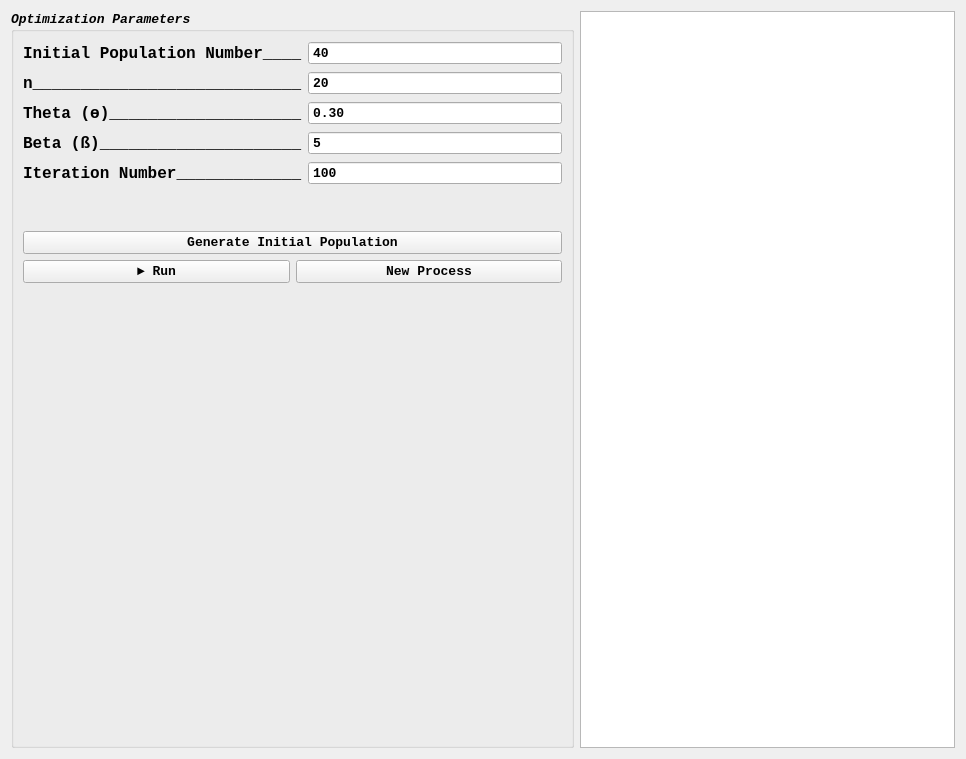
<?xml version="1.0" encoding="UTF-8"?>
<ui version="4.0">
 <class>Form</class>
 <widget class="QWidget" name="Form">
  <property name="geometry">
   <rect>
    <x>0</x>
    <y>0</y>
    <width>966</width>
    <height>759</height>
   </rect>
  </property>
  <property name="sizePolicy">
   <sizepolicy hsizetype="Fixed" vsizetype="Fixed">
    <horstretch>0</horstretch>
    <verstretch>0</verstretch>
   </sizepolicy>
  </property>
  <property name="minimumSize">
   <size>
    <width>965</width>
    <height>0</height>
   </size>
  </property>
  <property name="maximumSize">
   <size>
    <width>966</width>
    <height>16777215</height>
   </size>
  </property>
  <property name="windowTitle">
   <string>Form</string>
  </property>
  <layout class="QHBoxLayout" name="horizontalLayout_7">
   <item>
    <widget class="QGroupBox" name="groupBox">
     <property name="font">
      <font>
       <family>Consolas</family>
       <pointsize>10</pointsize>
       <weight>75</weight>
       <italic>true</italic>
       <bold>true</bold>
      </font>
     </property>
     <property name="title">
      <string>Optimization Parameters</string>
     </property>
     <layout class="QGridLayout" name="gridLayout">
      <item row="9" column="0">
       <widget class="PlotWidget" name="graphWidget" native="true">
        <property name="sizePolicy">
         <sizepolicy hsizetype="Preferred" vsizetype="Fixed">
          <horstretch>0</horstretch>
          <verstretch>0</verstretch>
         </sizepolicy>
        </property>
        <property name="minimumSize">
         <size>
          <width>0</width>
          <height>400</height>
         </size>
        </property>
        <property name="acceptDrops">
         <bool>false</bool>
        </property>
       </widget>
      </item>
      <item row="0" column="0">
       <layout class="QHBoxLayout" name="horizontalLayout">
        <item>
         <widget class="QLabel" name="label">
          <property name="font">
           <font>
            <family>Consolas</family>
            <pointsize>12</pointsize>
            <weight>75</weight>
            <italic>false</italic>
            <bold>true</bold>
           </font>
          </property>
          <property name="text">
           <string>Initial Population Number____</string>
          </property>
         </widget>
        </item>
        <item>
         <widget class="QSpinBox" name="initialPopulationNumber">
          <property name="minimumSize">
           <size>
            <width>150</width>
            <height>0</height>
           </size>
          </property>
          <property name="font">
           <font>
            <italic>false</italic>
           </font>
          </property>
          <property name="buttonSymbols">
           <enum>QAbstractSpinBox::NoButtons</enum>
          </property>
          <property name="value">
           <number>40</number>
          </property>
         </widget>
        </item>
       </layout>
      </item>
      <item row="2" column="0">
       <layout class="QHBoxLayout" name="horizontalLayout_3">
        <item>
         <widget class="QLabel" name="label_3">
          <property name="font">
           <font>
            <family>Consolas</family>
            <pointsize>12</pointsize>
            <weight>75</weight>
            <italic>false</italic>
            <bold>true</bold>
           </font>
          </property>
          <property name="text">
           <string>Theta (ɵ)____________________</string>
          </property>
         </widget>
        </item>
        <item>
         <widget class="QDoubleSpinBox" name="theta">
          <property name="minimumSize">
           <size>
            <width>150</width>
            <height>0</height>
           </size>
          </property>
          <property name="font">
           <font>
            <italic>false</italic>
           </font>
          </property>
          <property name="buttonSymbols">
           <enum>QAbstractSpinBox::NoButtons</enum>
          </property>
          <property name="decimals">
           <number>2</number>
          </property>
          <property name="maximum">
           <double>1.000000000000000</double>
          </property>
          <property name="singleStep">
           <double>0.100000000000000</double>
          </property>
          <property name="value">
           <double>0.300000000000000</double>
          </property>
         </widget>
        </item>
       </layout>
      </item>
      <item row="3" column="0">
       <layout class="QHBoxLayout" name="horizontalLayout_4">
        <item>
         <widget class="QLabel" name="label_4">
          <property name="font">
           <font>
            <family>Consolas</family>
            <pointsize>12</pointsize>
            <weight>75</weight>
            <italic>false</italic>
            <bold>true</bold>
           </font>
          </property>
          <property name="text">
           <string>Beta (ß)_____________________</string>
          </property>
         </widget>
        </item>
        <item>
         <widget class="QSpinBox" name="beta">
          <property name="minimumSize">
           <size>
            <width>150</width>
            <height>0</height>
           </size>
          </property>
          <property name="font">
           <font>
            <italic>false</italic>
           </font>
          </property>
          <property name="buttonSymbols">
           <enum>QAbstractSpinBox::NoButtons</enum>
          </property>
          <property name="value">
           <number>5</number>
          </property>
         </widget>
        </item>
       </layout>
      </item>
      <item row="5" column="0">
       <spacer name="verticalSpacer">
        <property name="orientation">
         <enum>Qt::Vertical</enum>
        </property>
        <property name="sizeType">
         <enum>QSizePolicy::Maximum</enum>
        </property>
        <property name="sizeHint" stdset="0">
         <size>
          <width>20</width>
          <height>40</height>
         </size>
        </property>
       </spacer>
      </item>
      <item row="7" column="0">
       <layout class="QVBoxLayout" name="verticalLayout">
        <item>
         <widget class="QPushButton" name="generateInitialPopulationButton">
          <property name="font">
           <font>
            <family>Consolas</family>
            <pointsize>10</pointsize>
            <weight>75</weight>
            <italic>false</italic>
            <bold>true</bold>
           </font>
          </property>
          <property name="text">
           <string>Generate Initial Population</string>
          </property>
         </widget>
        </item>
        <item>
         <layout class="QHBoxLayout" name="horizontalLayout_6">
          <item>
           <widget class="QPushButton" name="runButton">
            <property name="font">
             <font>
              <family>Consolas</family>
              <pointsize>10</pointsize>
              <weight>75</weight>
              <italic>false</italic>
              <bold>true</bold>
             </font>
            </property>
            <property name="text">
             <string>► Run</string>
            </property>
           </widget>
          </item>
          <item>
           <widget class="QPushButton" name="newProcessButton">
            <property name="font">
             <font>
              <family>Consolas</family>
              <pointsize>10</pointsize>
              <weight>75</weight>
              <italic>false</italic>
              <bold>true</bold>
             </font>
            </property>
            <property name="text">
             <string>New Process</string>
            </property>
           </widget>
          </item>
         </layout>
        </item>
       </layout>
      </item>
      <item row="1" column="0">
       <layout class="QHBoxLayout" name="horizontalLayout_2">
        <item>
         <widget class="QLabel" name="label_2">
          <property name="font">
           <font>
            <family>Consolas</family>
            <pointsize>12</pointsize>
            <weight>75</weight>
            <italic>false</italic>
            <bold>true</bold>
           </font>
          </property>
          <property name="text">
           <string>n____________________________</string>
          </property>
         </widget>
        </item>
        <item>
         <widget class="QSpinBox" name="n">
          <property name="minimumSize">
           <size>
            <width>150</width>
            <height>0</height>
           </size>
          </property>
          <property name="font">
           <font>
            <italic>false</italic>
           </font>
          </property>
          <property name="buttonSymbols">
           <enum>QAbstractSpinBox::NoButtons</enum>
          </property>
          <property name="value">
           <number>20</number>
          </property>
         </widget>
        </item>
       </layout>
      </item>
      <item row="4" column="0">
       <layout class="QHBoxLayout" name="horizontalLayout_5">
        <item>
         <widget class="QLabel" name="label_5">
          <property name="font">
           <font>
            <family>Consolas</family>
            <pointsize>12</pointsize>
            <weight>75</weight>
            <italic>false</italic>
            <bold>true</bold>
           </font>
          </property>
          <property name="text">
           <string>Iteration Number_____________</string>
          </property>
         </widget>
        </item>
        <item>
         <widget class="QSpinBox" name="iterationNumber">
          <property name="minimumSize">
           <size>
            <width>150</width>
            <height>0</height>
           </size>
          </property>
          <property name="font">
           <font>
            <italic>false</italic>
           </font>
          </property>
          <property name="buttonSymbols">
           <enum>QAbstractSpinBox::NoButtons</enum>
          </property>
          <property name="maximum">
           <number>500</number>
          </property>
          <property name="value">
           <number>100</number>
          </property>
         </widget>
        </item>
       </layout>
      </item>
      <item row="8" column="0">
       <spacer name="verticalSpacer_3">
        <property name="orientation">
         <enum>Qt::Vertical</enum>
        </property>
        <property name="sizeType">
         <enum>QSizePolicy::Fixed</enum>
        </property>
        <property name="sizeHint" stdset="0">
         <size>
          <width>20</width>
          <height>40</height>
         </size>
        </property>
       </spacer>
      </item>
      <item row="10" column="0">
       <spacer name="verticalSpacer_2">
        <property name="orientation">
         <enum>Qt::Vertical</enum>
        </property>
        <property name="sizeType">
         <enum>QSizePolicy::Expanding</enum>
        </property>
        <property name="sizeHint" stdset="0">
         <size>
          <width>1</width>
          <height>1</height>
         </size>
        </property>
       </spacer>
      </item>
     </layout>
    </widget>
   </item>
   <item>
    <widget class="QTableView" name="tableView">
     <property name="sizePolicy">
      <sizepolicy hsizetype="Fixed" vsizetype="Expanding">
       <horstretch>0</horstretch>
       <verstretch>0</verstretch>
      </sizepolicy>
     </property>
     <property name="minimumSize">
      <size>
       <width>375</width>
       <height>0</height>
      </size>
     </property>
     <property name="sizeAdjustPolicy">
      <enum>QAbstractScrollArea::AdjustToContents</enum>
     </property>
     <property name="editTriggers">
      <set>QAbstractItemView::NoEditTriggers</set>
     </property>
     <property name="alternatingRowColors">
      <bool>true</bool>
     </property>
     <property name="sortingEnabled">
      <bool>true</bool>
     </property>
    </widget>
   </item>
  </layout>
 </widget>
 <customwidgets>
  <customwidget>
   <class>PlotWidget</class>
   <extends>QWidget</extends>
   <header>pyqtgraph</header>
   <container>1</container>
  </customwidget>
 </customwidgets>
 <tabstops>
  <tabstop>initialPopulationNumber</tabstop>
  <tabstop>n</tabstop>
  <tabstop>theta</tabstop>
  <tabstop>beta</tabstop>
  <tabstop>iterationNumber</tabstop>
  <tabstop>generateInitialPopulationButton</tabstop>
  <tabstop>runButton</tabstop>
  <tabstop>newProcessButton</tabstop>
  <tabstop>tableView</tabstop>
 </tabstops>
 <resources/>
 <connections/>
</ui>
